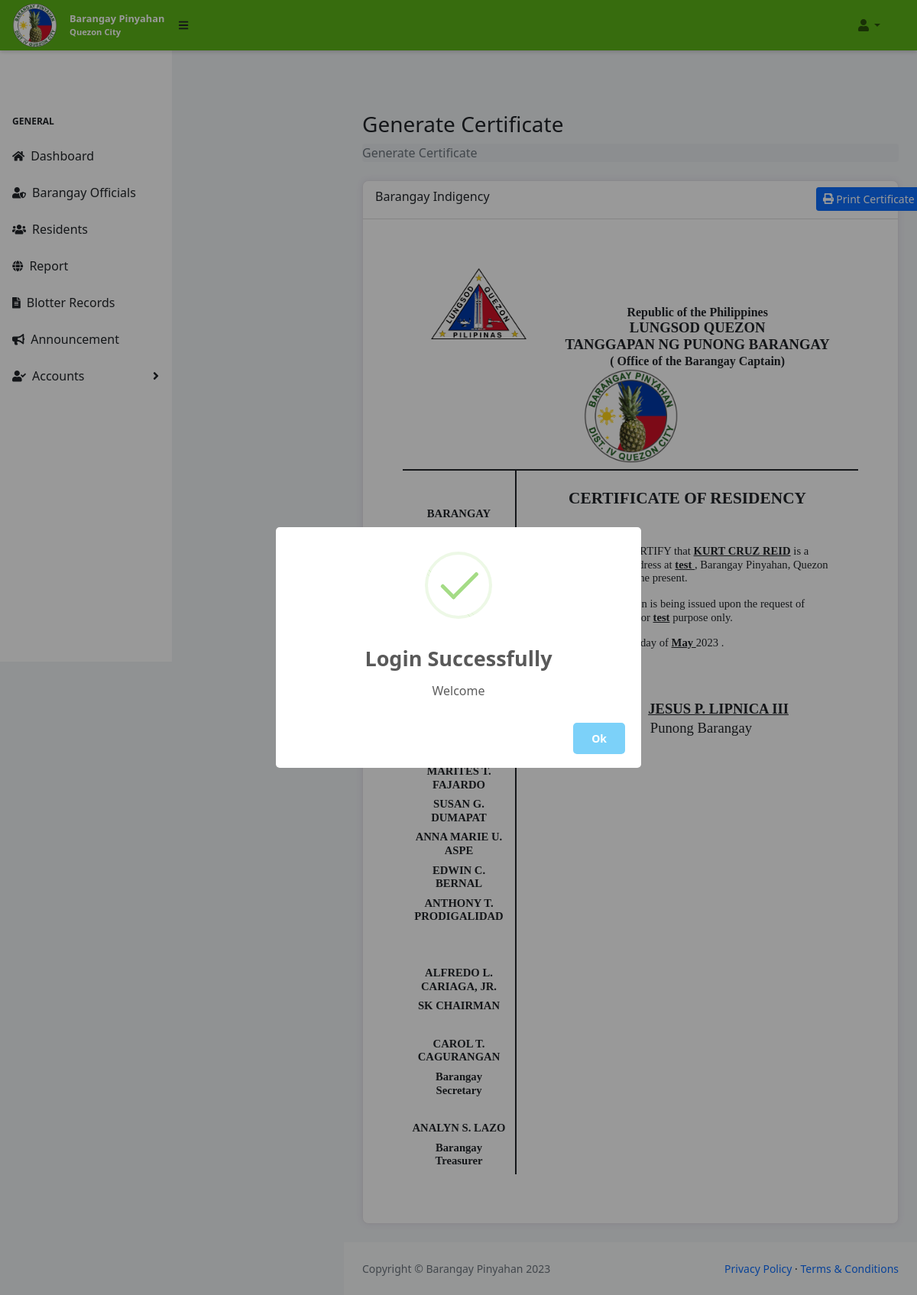
The page /certificates/generate_residency/2/req (signed in) on the database its author committed.
### tables this page shows
CREATE TABLE `brgy_official` (
  `id` int(11) NOT NULL,
  `fullname` varchar(255) NOT NULL,
  `committee` varchar(255) NOT NULL,
  `position` varchar(255) NOT NULL,
  `contact_number` varchar(255) NOT NULL
);

CREATE TABLE `residency` (
  `id` int(11) NOT NULL,
  `user_id` int(11) NOT NULL,
  `last_name` varchar(255) NOT NULL,
  `first_name` varchar(255) NOT NULL,
  `middle_name` varchar(255) NOT NULL,
  `suffix` varchar(255) NOT NULL,
  `contact_number` varchar(255) NOT NULL,
  `postal_address` varchar(255) NOT NULL,
  `resident_since` varchar(255) NOT NULL,
  `purpose` varchar(255) NOT NULL,
  `control` varchar(255) NOT NULL
);

### app/controllers/Certificates.php (called while the page is built, shortened)
<?php
class Certificates extends Controller {
    public function __construct() {
        $this->certificateModel = $this->model('Certificate');
        $this->adminModel = $this->model('Admin');
    }
    public function generate_residency($id = '', $req = ''){
        $data = [
            'id' => $id,
            'req' => $req,
            'form_type' => 'residency'
        ];
        $certificate = $this->certificateModel->findCertificateById($data);
        $officials = $this->adminModel->getBrgyOfficial();
        $detail = $this->adminModel->getBrgyDetail();
        $data = [
            'certificate' => $certificate,
            'detail' => $detail,
            'officials' => $officials,
            'title' => 'Generate',
        ];
        $this->view('certificates/generate_residency', $data);
    }
}

### app/libraries/Core.php (called while the page is built, shortened)
<?php
 class Core {
     protected $currentMethod = 'index';
    public function __construct(){
        $url = $this->getUrl();
        if (isset($url[0])) {
            if(file_exists('../app/controllers/' . ucwords($url[0]) . '.php')){
                unset($url[0]);
            }
        }
        $this->currentController = new $this->currentController;
        if(isset($url[1])){
            if(method_exists($this->currentController, $url[1])){
                $this->currentMethod = $url[1];
                unset($url[1]);
            }
        }
        $this->params = $url ? array_values($url) : [];
        call_user_func_array([$this->currentController, $this->currentMethod], $this->params);
    }
     public function getUrl(){
         if(isset($_GET['url'])){
             $url = rtrim($_GET['url'], '/');
             $url = filter_var($url, FILTER_SANITIZE_URL);
             $url = explode('/', $url);
             return $url;
         }
     }
}

### app/require.php (called while the page is built, shortened)
<?php
    require_once 'libraries/Core.php';
    require_once 'libraries/Controller.php';
    require_once 'libraries/Database.php';
    $init = new Core();

### public/index.php (called while the page is built)
<?php
    require_once '../app/require.php';

### app/libraries/Database.php (called while the page is built, shortened)
<?php
class Database {
     private $dbHost = DB_HOST;
     private $dbUser = DB_USER;
     private $dbPass = DB_PASS;
     private $dbName = DB_NAME;
     private $statement;
     private $dbHandler;
     public function __construct() {
        $conn = 'mysql:host=' . $this->dbHost . ';port=330;dbname=' . $this->dbName;
        $options = array(
            PDO::ATTR_PERSISTENT => true,
            PDO::ATTR_ERRMODE => PDO::ERRMODE_EXCEPTION
        );
        try {
            $this->dbHandler = new PDO($conn, $this->dbUser, $this->dbPass, $options);
        } catch(PDOException $e){
            $this->error = $e->getMessage();
            echo $this->error;
        }
     }
     public function query($sql) {
         $this->statement = $this->dbHandler->prepare($sql);
     }
     public function bind($parameter, $value, $type = null) {
        switch (is_null($type)) {
            default:
                $type = PDO::PARAM_STR;
        }
        $this->statement->bindValue($parameter, $value, $type);
     }
     public function execute() {
        return $this->statement->execute();
     }
     public function resultSet() {
        $this->execute();
        return $this->statement->fetchAll(PDO::FETCH_OBJ);
     }
     public function single() {
         $this->execute();
         return $this->statement->fetch(PDO::FETCH_OBJ);
     }
}

### app/models/Admin.php (called while the page is built, shortened)
<?php
class Admin {
    private $db;
    public function __construct(){
        $this->db = new Database;
    }
    public function getBrgyDetail() {
        $this->db->query('SELECT * FROM brgy_detail');
        $row = $this->db->single();
        return $row;
    }
    public function getBrgyOfficial(){
        $this->db->query('SELECT * FROM brgy_official');
        $results = $this->db->resultSet();
        return $results;
    }
}

### app/models/Certificate.php (called while the page is built, shortened)
<?php
class Certificate {
    private $db;
    public function __construct(){
        $this->db = new Database;
    }
    public function findCertificateById($data) {
        switch($data['form_type'])
        {
            case 'residency':
                if($data['req']){
                    $this->db->query('SELECT * FROM residency
                    INNER JOIN request ON request.form_id = residency.id
                    WHERE request.form_type = :formResidency AND control = :id');
                    $this->db->bind(':formResidency', 'Barangay Residency');
                    $this->db->bind(':id', $data['id']);
                }else{
                    $this->db->query('SELECT * FROM residency WHERE control = :id AND user_id = :user_id');
                    $this->db->bind(':id', $data['id']);
                    $this->db->bind(':user_id', 0);
                }
                $row = $this->db->single();
                return $row;
                break;
        }
    }
}

### app/views/certificates/generate_residency.php (the view, shortened to what this page needs)
<?php
    require APPROOT . '/views/includes/head.php';
?>
<?php
    require APPROOT . '/views/includes/admin/navigation.php';
?>
<div id="layoutSidenav_content">
                <main>
                    <div class="container-fluid px-4">
                            <h3 class="mt-4">Generate Certificate</h3>
                                <ol class="breadcrumb mb-4">
                                    <li class="breadcrumb-item active">Generate Certificate</li>
                                </ol>
                                <div class="page-inner">
                                    <div class="row mt--2">
                                        <div class="col-md-12">
                                            <div class="card mb-4">
                                                <div class="card-header">
                                                    <div class="row">
                                                        <div class="col-6 col-md-10">
                                                            Barangay Indigency
                                                        </div>
                                                        <div class="col-6 col-md-2  d-grid gap-2">
                                                            <button class="btn btn-primary btn-sm" onclick="printDiv('printThis')">
                                                            <i class="fa fa-print"></i>
                                                            Print Certificate
                                                            </button>
                                                        </div>
                                                    </div>
                                                </div>
                                                <div class="card-body m-5" id="printThis">
                                                    <div class="d-flex flex-wrap justify-content-around">
                                                        <div class="text-center">
                                                            <img src="<?php echo URLROOT .'/img/municipal-logo.png'?>?>" class="img-fluid" width="125">
                                                        </div>
                                                        <div id="cert-head" class="text-center mt-5">
                                                            <h3 class="mb-0">Republic of the Philippines</h3>
                                                            <h1 class="mb-0">LUNGSOD QUEZON</h1>
                                                            <h1 class="mb-0">TANGGAPAN NG PUNONG BARANGAY</h1>
                                                            <h3 class="mb-0">( Office of the Barangay Captain)</i></h2>
                                                        </div>
                                                        <div class="text-center">
                                                            <img src="<?php echo URLROOT .'/img/brgy-logo.png'?>?>" class="img-fluid" width="125">
                                                        </div>
                                                    </div>
                                                    <div class="row mt-2 border-top border-dark border-2">
                                                        <div class="col-3 border-end border-dark border-2 text-center officials-cert">
                                                            <h3 class="mt-5">BARANGAY</h3>
                                                            <h1 class="text-success">PINYAHAN</h1>
                                                            <br>
                                                            <h4><?= $data['officials'][0]->fullname ?></h4>
                                                            <h3>Punong Barangay</h3>
                                                            <br>
                                                            <h2>KAGAWADS:</h2>
                                                            <h3><?= $data['officials'][1]->fullname ?></h3>
                                                            <h3><?= $data['officials'][2]->fullname ?></h3>
                                                            <h3><?= $data['officials'][3]->fullname ?></h3>
                                                            <h3><?= $data['officials'][4]->fullname ?></h3>
                                                            <h3><?= $data['officials'][5]->fullname ?></h3>
                                                            <h3><?= $data['officials'][6]->fullname ?></h3>
                                                            <h3><?= $data['officials'][7]->fullname ?></h3>
                                                            <br>
                                                            <br>
                                                            <h3><?= $data['officials'][8]->fullname ?></h3>
                                                            <h3>SK CHAIRMAN</h3>
                                                            <br>
                                                            <h3><?= $data['officials'][9]->fullname ?></h3>
                                                            <h3>Barangay Secretary</h3>
                                                            <br>
                                                            <h3><?= $data['officials'][10]->fullname ?></h3>
                                                            <h3>Barangay Treasurer</h3>
                                                        </div>
                                                        <div class="col-9">
                                                            <div id="cert-body" class="col-md-12">
                                                                <div class="text-center mt-4">
                                                                    <h1 id="brgy-cert-h1" class="mb-5">CERTIFICATE OF RESIDENCY</h1>
                                                                </div>
                                                                <h2 class="mt-3">THIS IS TO CERTIFY that <span><?= strtoupper( $data['certificate']->first_name.' '.$data['certificate']->middle_name.' '.$data['certificate']->last_name) ?></span>
                                                                is a resident with postal address at <span><?php echo $data['certificate']->postal_address ?> </span>, Barangay Pinyahan, Quezon City since <?= $data['certificate']->resident_since ?> up to the present.</h2>
                                                                <h2>This Certification is being issued upon the request of <span></span> for <span><?= $data['certificate']->purpose ?></span> purpose only.</h2>
                                                                <h2 class="mt-3">Issued this <span><?= date('jS') ?></span> day of <span><?= date('F') ?> </span> <?= date('Y') ?> .</h2>
                                                            </div>
                                                            <div id="cert-foot" class="col-md-12">
                                                                <div class="p-3 text-end me-5">
                                                                    <h1 class="mb-0 text-uppercase"><?php echo strtoupper($data['officials'][0]->fullname)?></h1>
                                                                    <p class="me-5">Punong Barangay</p>
                                                                </div>
                                                            </div>
                                                        </div>
                                                    </div>
                                                </div>
                                            </div>
                                        </div>
                                    </div>
                                </div>
                    </div>
                </main>
<?php
    require APPROOT . '/views/includes/footer.php';
?>

### public/css/main.css (style rules this page uses)
* { padding: 0; margin: 0; box-sizing: border-box; }
body { background: #f0f2f5; }
.card { border: 0; box-shadow: 0px 0px 10px 0px rgba(82, 63, 105, 0.1); -webkit-box-shadow: 0px 0px 10px 0px rgba(82, 63, 105, 0.1); -moz-box-shadow: 0px 0px 10px 0px rgba(82, 63, 105, 0.1); -ms-box-shadow: 0px 0px 10px 0px rgba(82, 63, 105, 0.1); }
.card { position: relative; display: flex; flex-direction: column; min-width: 0; word-wrap: break-word; background-color: #ffffff; background-clip: border-box; border: 1px solid #e6e4e9; border-radius: 8px; }
.card .card-header { background: none; font-weight: 500; align-items: center; min-height: 50px; }
.card-header:first-child { border-radius: calc(8px - 1px) calc(8px - 1px) 0 0; }
#cert-head h3 { font-family: 'Old English Text MT'; font-weight: bold; font-size: 12pt; }
#cert-head h1 { font-family: Garamond; font-weight: bold; font-size: 14pt; }
#brgy-cert-h1 { font-family: 'Times New Roman'; font-size: 16pt; font-weight: bold; }
#cert-body h2 { font-family: 'Times New Roman', Times, serif; font-size: 11pt; text-indent: 40px; margin-bottom: 1rem; }
#cert-body h2 span { font-weight: bold; font-size: 11pt; text-decoration: underline; }
.officials-cert h3 { font-size: 11pt; font-weight: bold; font-family: 'Arial Narrow'; }
.officials-cert h2 { font-size: 12pt; font-style: italic; font-weight: bold; }
.officials-cert h4 { font-size: 12pt; font-family: 'Arial Narrow'; font-weight: bold; }
.officials-cert h1 { font-size: 22pt; }
#cert-foot div { font-family: 'Times New Roman', Times, serif; margin-top: 50px; }
#cert-foot div h1 { font-weight: bold; font-size: 14pt; text-decoration: underline; }
#cert-foot div p { font-size: 14pt; }

### rows shown on the page
brgy_official: fullname "MARITES T. FAJARDO"
brgy_official: fullname "SUSAN G. DUMAPAT"
brgy_official: fullname "ANNA MARIE U. ASPE"
brgy_official: fullname "EDWIN C. BERNAL"
brgy_official: fullname "ANTHONY T. PRODIGALIDAD"
brgy_official: fullname "ALFREDO L. CARIAGA, JR."
brgy_official: fullname "CAROL T. CAGURANGAN"
brgy_official: fullname "ANALYN S. LAZO"
residency: first_name+middle_name+last_name "KURT CRUZ REID", postal_address "test", purpose "test"
brgy_official: fullname "JESUS P. LIPNICA III"
